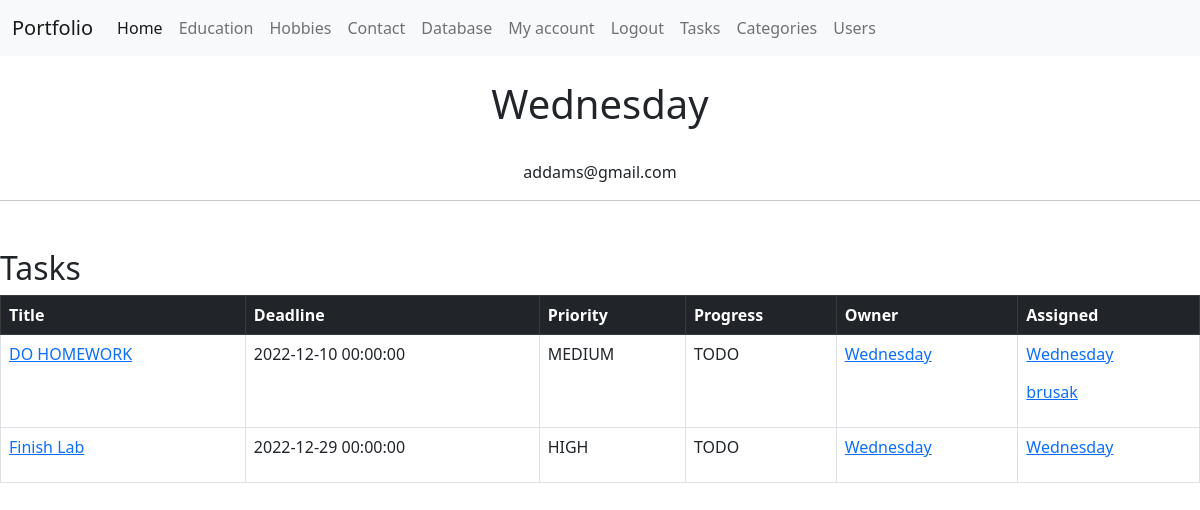
The page /user/profile/2 (signed in) on the database as committed earlier.
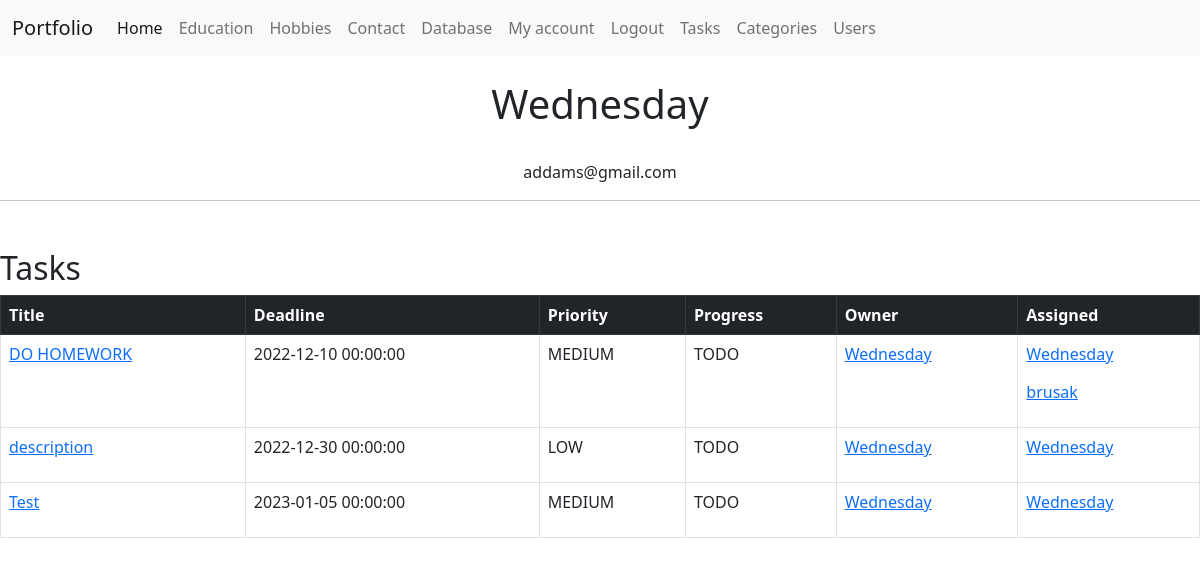
The same page on the database as committed later.
### app/to_do/models.py (models this page shows, shortened)
class Task(db.Model):
    id = db.Column(db.Integer, primary_key=True, autoincrement=True)
    title = db.Column(db.String(120), nullable=False)
    description = db.Column(db.String(2000), nullable=True)
    created = db.Column(db.DateTime, default=datetime.now())
    modified = db.Column(db.DateTime, default=datetime.now, onupdate=datetime.now)
    deadline = db.Column(db.DateTime)
    priority = db.Column(db.Enum(Priority, values_callable=lambda x: [str(member.value) for member in Priority]))
    progress = db.Column(db.Enum(Progress, values_callable=lambda x: [str(member.value) for member in Progress]))
    owner_id = db.Column(db.Integer, db.ForeignKey('user.id'), nullable=False)
    category_id = db.Column(db.Integer, db.ForeignKey('category.id'))
    users = db.relationship('User', secondary=task_user, backref=db.backref('tasks', lazy='dynamic'), lazy='dynamic')
    comments = db.relationship('Comment', backref='tasks', lazy='dynamic')

### app/account/models.py (models this page shows, shortened)
class User(db.Model, UserMixin) :
    id = db.Column(db.Integer, primary_key=True)
    username = db.Column(db.String(20), unique=True, nullable=False)
    email = db.Column(db.String(120), unique=True, nullable=False)
    image_file = db.Column(db.String(20), nullable=False, default='default.jpg')
    about_me = db.Column(db.String(120), nullable=True)
    last_seen = db.Column(db.DateTime, default=now())
    password = db.Column(db.String(60), nullable=False)
    tasks_owned = db.relationship('Task', backref='owner', lazy='dynamic')
    comments = db.relationship('Comment', backref='users', lazy='dynamic')
    @property
    def password_hash(self):
        raise AttributeError('Is not readable')

### app/to_do/views.py (the view)
@to_do_bp.route('/user/profile/<int:user_id>')
@login_required
def user_profile(user_id):
    user_info = User.query.filter_by(id=user_id).first()
    task_list = user_info.tasks
    return render_template('user.html', user_info=user_info, task_list=task_list)

### app/account/models.py (called while the page is built)
@login_manager.user_loader
def user_loader(user_id):
    return User.query.get(int(user_id))

### app/to_do/templates/to_do/user.html (shortened to what this page needs)
{% extends 'layout.html' %}
{% block name %}
<br>
<h1 class="text-center">{{ user_info.username }} </h1>
<br>
<p class="text-center">{{ user_info.email }} </p>
{% endblock %}
{% block body %}
<h2>Tasks</h2>
<table class="table table-hover table-bordered">
  <thead class="table-dark">
    <tr>
      <th scope="col">Title</th>
      <th scope="col">Deadline</th>
      <th scope="col">Priority</th>
      <th scope="col">Progress</th>
      <th scope="col">Owner</th>
      <th scope="col">Assigned</th>
    </tr>
  </thead>
  <tbody>
    {% for task in task_list %}
    <tr>
      <td><a href="{{ url_for('to_do.task', id=task.id) }}">{{ task.title }}</a></td>
      <td>{{ task.deadline }}</td>
      <td>{{ task.priority.name }}</td>
      <td>{{ task.progress.name }}</td>
      <td><a href="{{ url_for('to_do.user_profile', user_id=task.owner_id) }}">{{ task.owner.username }}</a></td>
      <td>
        {% for user in task.users %}
        <p><a href="{{ url_for('to_do.user_profile', user_id=user.id) }}">{{ user.username }}</a></p>
        {% endfor %}
      </td>
    </tr>
  </tbody>
  {% endfor%}
</table>
{% endblock %}

Rows that differ between the two databases and show on the page:
changed Task: title "Finish Lab" → "description"; deadline "2022-12-29 00:00:00" → "2022-12-30 00:00:00"; priority.name "HIGH" → "LOW"
added Task: title "Test", deadline "2023-01-05 00:00:00", priority.name "MEDIUM", progress.name "TODO", owner.username "Wednesday", User (username "Wednesday")
